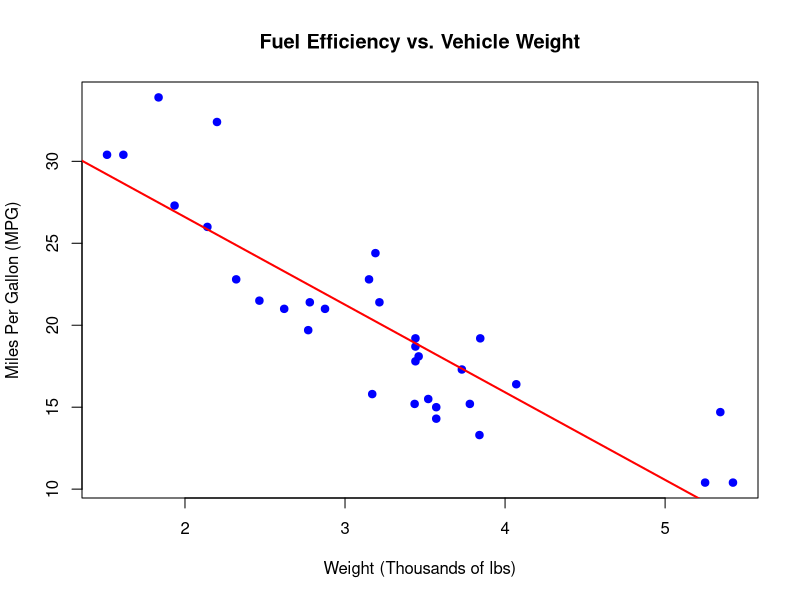

Write R code to recreate this figure.
# graded9.R
# Tiffany Agosto-Martinez
# 11/6/2026
# Use R to create a model showing fuel efficiency and MPG using vehicle weight



# Plot the Data
plot(mtcars$wt, mtcars$mpg,
     main = "Fuel Efficiency vs. Vehicle Weight",
     xlab = "Weight (Thousands of lbs)",
     ylab = "Miles Per Gallon (MPG)",
     pch = 19,
     col = "blue")

# Fit a Linear Regression Line
car_model <- lm(mpg ~ wt, data = mtcars)

# Add a Fitted Regression Line
abline(car_model, col = "red", lwd = 2)

# Interpret the Slope by displaying the summary of model and analyze p-values
model_summary <- summary(car_model)
print(model_summary)

# Calculate the 95% confidence intervals
model_confint <- confint(car_model, level = 0.95)
print(model_confint)

slope_estimate <- model_summary$coefficients["wt", "Estimate"]
p_value <- model_summary$coefficients["wt","Pr(>|t|)"]

ci_lower <- model_confint["wt", "2.5 %"]
ci_upper <- model_confint["wt", "97.5 %"]

cat("Slope estimate:", slope_estimate, "\n")
cat("p-value:", p_value, "\n")
cat("95% Confidence Interval for Slope:", ci_lower, ci_upper, "\n")
cat("The slope is statistically significant at the 0.05 level, indicating
a significant relationship between weight and fuel efficiency.\n")

# Predict MPG for a given Vehicle Weight (Convert vehicle to thousands of lbs)
weight_in_thousands <- 6000 / 1000
car_weight <- data.frame(wt = weight_in_thousands)


prediction <- predict(car_model, newdata = car_weight,
                      interval = "prediction",
                      level = 0.95
                      )

# Print the Prediction
cat("Predicted MPG for 6,000-pound vehicle:", "\n")
print(prediction)

# Evaluate and discuss the Model's Prediction
cat("Note: The weight value is outside of the range of the dataset, which 
limits the accuracy of the prediction. Use caution when interpreting 
this result.")
